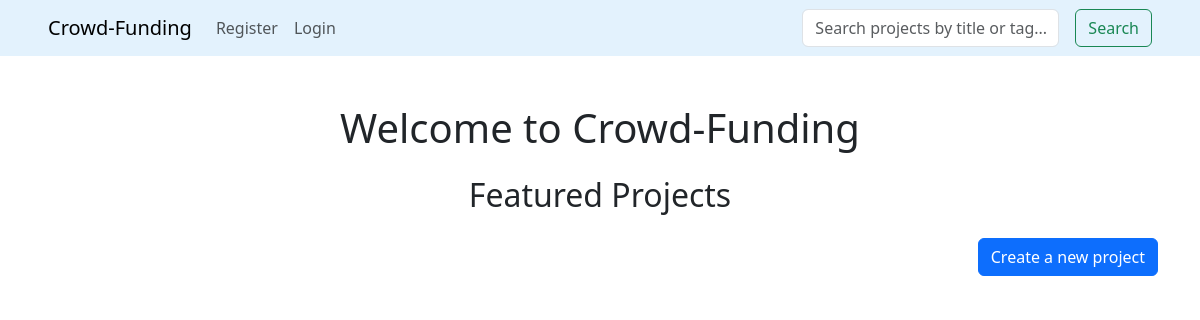
Before: /home/ with the older database file.
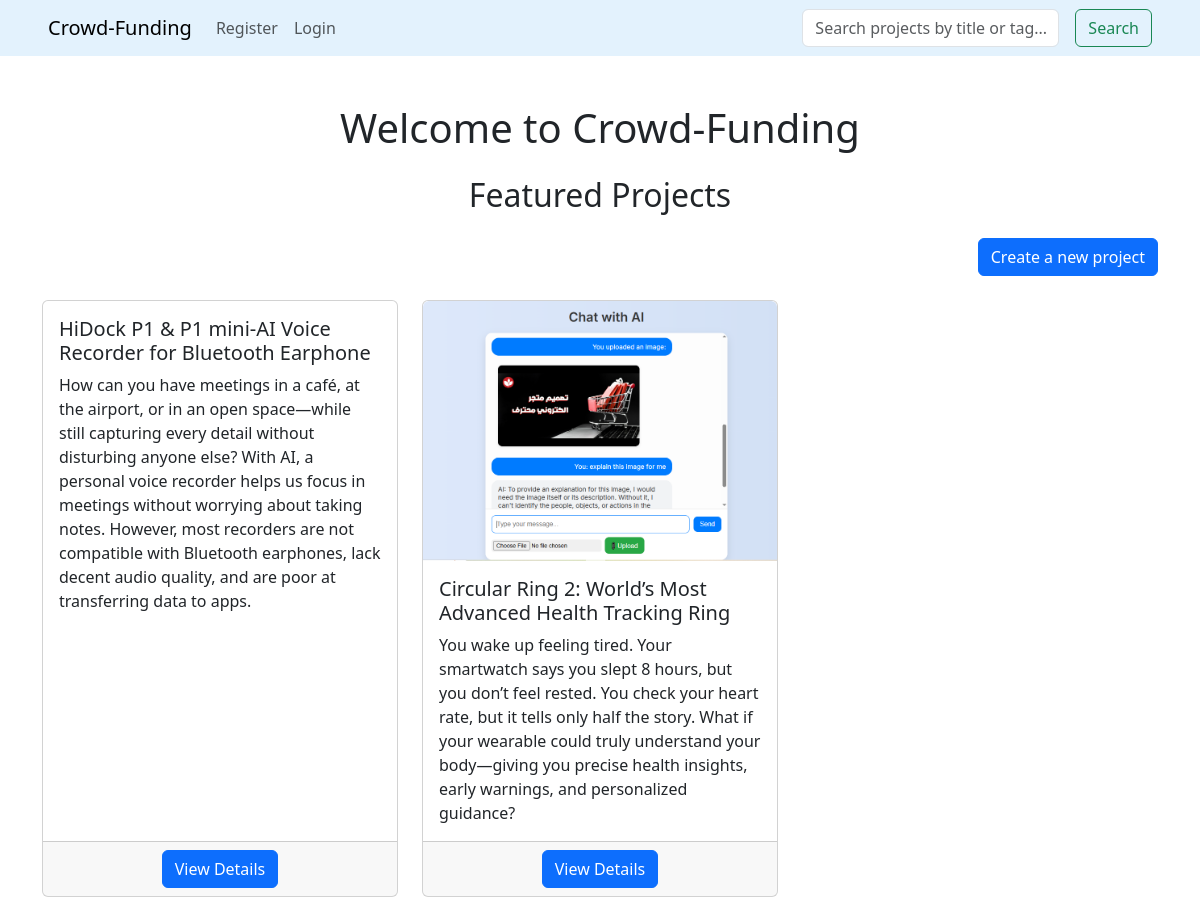
After: the same page with the newer database file.
### funding/models.py (models this page shows, shortened)
class Project(models.Model):
    title = models.CharField(max_length=255)
    details = models.TextField()
    category = models.ForeignKey(Category, on_delete=models.CASCADE, related_name='projects')
    total_target = models.DecimalField(max_digits=10, decimal_places=2)
    tags = models.CharField(max_length=255, help_text="Comma-separated tags")
    start_time = models.DateTimeField()
    end_time = models.DateTimeField()
    current_amount = models.DecimalField(max_digits=10, decimal_places=2, default=0.00)
    user = models.ForeignKey("UserProfile", on_delete=models.CASCADE, null=True, blank=True)
    reported = models.BooleanField(default=False)
    cancelled = models.BooleanField(default=False)

class CampaignImage(models.Model):
    campaign = models.ForeignKey(Project, on_delete=models.CASCADE)
    image = models.ImageField(upload_to='campaigns/')

### funding/views.py (the view)
# urls.py: path('home/', views.index, name='home'),
def index(request):
    projects = Project.objects.all()
    images = {project.id: CampaignImage.objects.filter(campaign=project) for project in projects}
    return render(request, 'funding/index.html', {'projects': projects, 'images': images})

### funding/templatetags/custom_filters.py (called while the page is built)
@register.filter
def get_item(dictionary, key):
    return dictionary.get(key)

### funding/templates/funding/index.html (shortened to what this page needs)
{% load static %}
{% load custom_filters %}
<!DOCTYPE html>
<html lang="en">
<head>
    <link rel="stylesheet" href="{% static 'funding/style.css' %}">
    <link href="https://cdn.jsdelivr.net/npm/bootstrap@5.3.0/dist/css/bootstrap.min.css" rel="stylesheet">
</head>
<body>
    <nav class="navbar navbar-expand-lg navbar-light" style="background-color: #e3f2fd;">
        <a class="navbar-brand ms-5" href="{% url 'homepage' %}">Crowd-Funding</a>
        <div class="collapse navbar-collapse" id="navbarSupportedContent">
          <ul class="navbar-nav mr-auto">
            {% if user.is_authenticated %}
            <li class="nav-item active">
              <a class="nav-link" href="{% url 'home' %}">Projects</a>
            </li>
            <li class="nav-item">
              <a class="nav-link" href="{% url 'profile' %}">Profile</a>
            </li>
            <li class="nav-item">
              <a class="nav-link" href="{% url 'logout' %}">Logout</a>
            </li>
            {% else %}
            <li class="nav-item">
              <a class="nav-link" href="{% url 'register' %}">Register</a>
            </li>
            <li class="nav-item">
              <a class="nav-link" href="{% url 'login' %}">Login</a>
            {% endif %}
          </ul>
          <form method="GET" action="{% url 'search_projects' %}" class="form-inline my-2 my-lg-0 d-flex ms-auto me-5">
            <input class="form-control mr-sm-2" type="text" name="q" placeholder="Search projects by title or tag..." aria-label="Search" value="{{ request.GET.q }}">
            <button class="btn btn-outline-success my-2 my-sm-0 ms-3" type="submit">Search</button>
          </form>
        </div>
      </nav>
      {% block content %}
      <div class="container mt-5">
          <h1 class="text-center mb-4">Welcome to Crowd-Funding</h1>
          <h2 class="text-center mb-4">Featured Projects</h2>
          <div class="d-flex justify-content-end mb-4">
            <a class="btn btn-primary" href="{% url 'project' %}">Create a new project</a>
          </div>
          <div class="row">
              {% for project in projects %}
              <div class="col-md-4 mb-4">
                  <div class="card h-100">
                     <div id="carousel-{{ project.id }}">
                      <div class="carousel-inner">
                        {% for image in images|get_item:project.id %}
                            <div class="carousel-item {% if forloop.first %}active{% endif %}">
                                <img src="{{ image.image.url }}" class="d-block w-100 img-fluid rounded-top" alt="Project Image">
                            </div>
                        {% endfor %}
                      </div>
                    </div>
                      <div class="card-body">
                          <h5 class="card-title">{{ project.title }}</h5>
                          <p class="card-text">{{ project.details }}</p>
                      </div>
                      <div class="card-footer text-center">
                          <a href="{% url 'project_detail' project.id %}" class="btn btn-primary">View Details</a>
                      </div>
                  </div>
              </div>
            {% endfor %}
          </div>
      </div>
      {% endblock %}
</body>
</html>

Changed rows visible on the page:
added Project: title "HiDock P1 & P1 mini-AI Voice Recorder for Bluetooth Earphone", details "How can you have meetings in a café, at the airport, or in an open space—while still capturing every detail without disturbing anyone else? With AI, a personal voice recorder helps us focus in meetings without worrying about taking notes. However, most recorders are not compatible with Bluetooth earphones, lack decent audio quality, and are poor at transferring data to apps."
added Project: title "Circular Ring 2: World’s Most Advanced Health Tracking Ring", details "You wake up feeling tired. Your smartwatch says you slept 8 hours, but you don’t feel rested. You check your heart rate, but it tells only half the story. What if your wearable could truly understand your body—giving you precise health insights, early warnings, and personalized guidance?"
added CampaignImage: image (picture)
